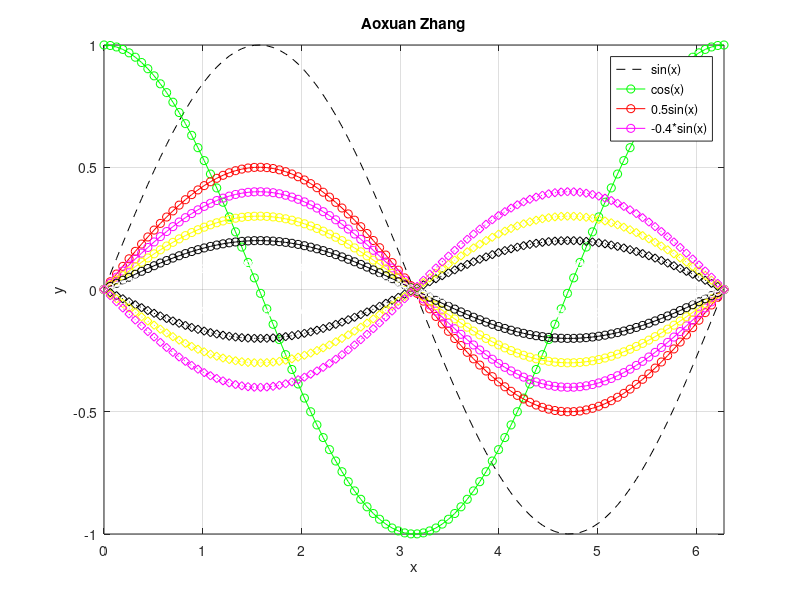

Here is the MATLAB script that generated this plot:
clear
x=linspace(0,2*pi,100);
plot(x,sin(x),'k--',x,cos(x),'go-'); hold on
plot(x,0.5*sin(x),'ro-')
plot(x,0.4*sin(x),'mo-')
plot(x,0.3*sin(x),'yo-')
plot(x,0.2*sin(x),'ko-')
plot(x,0.1*sin(x),'wo-')
plot(x,-0.1*sin(x),'wd:')
plot(x,-0.2*sin(x),'kd:')
plot(x,-0.3*sin(x),'yd:')
plot(x,-0.4*sin(x),'md:')
title('Aoxuan Zhang')
xlabel('x')
ylabel('y')
legend('sin(x)','cos(x)','0.5sin(x)', ...
    '-0.4*sin(x)')
grid on
axis([0 2*pi -1 1])